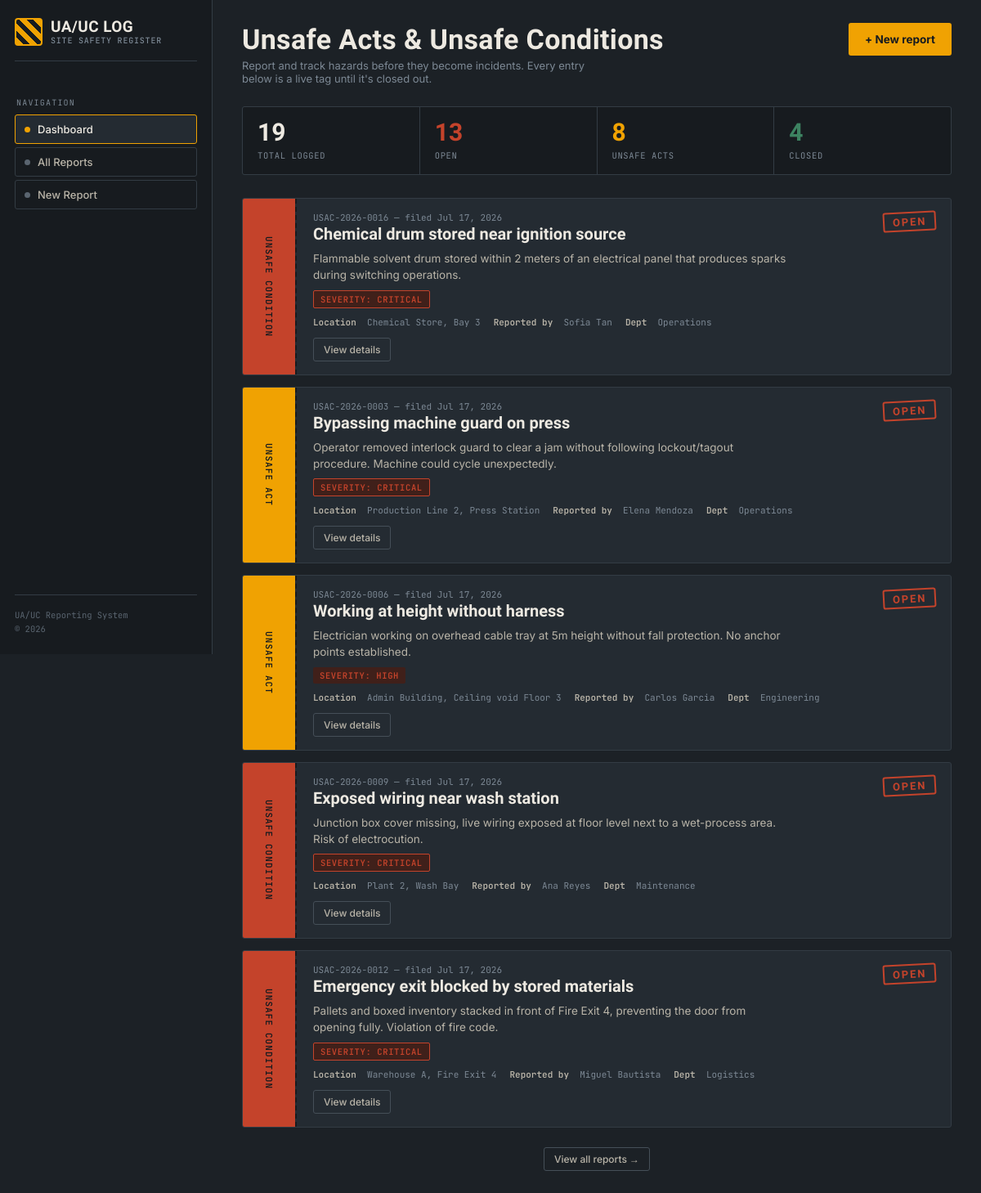
The page / (signed in) on the database its author committed.
### app.py (models this page shows, shortened)
class Report(db.Model):
    __tablename__ = "reports"
    id = db.Column(db.Integer, primary_key=True)
    report_number = db.Column(db.String(20), unique=True, nullable=False)
    report_type = db.Column(db.String(20), nullable=False)
    title = db.Column(db.String(200), nullable=False)
    description = db.Column(db.Text, nullable=False)
    category = db.Column(db.String(100), nullable=False)
    severity = db.Column(db.String(20), nullable=False)
    status = db.Column(db.String(30), nullable=False, default="Open")
    department = db.Column(db.String(50), nullable=False)
    location = db.Column(db.String(200), nullable=False)
    date_observed = db.Column(db.Date, nullable=False)
    reported_by = db.Column(db.String(100), nullable=False)
    contact_email = db.Column(db.String(120), nullable=True)
    immediate_action = db.Column(db.Text, nullable=True)
    root_cause = db.Column(db.Text, nullable=True)
    corrective_action = db.Column(db.Text, nullable=True)
    assigned_to = db.Column(db.String(100), nullable=True)
    reassignment_count = db.Column(db.Integer, nullable=False, default=0)
    photo_filename = db.Column(db.String(200), nullable=True)
    user_id = db.Column(db.Integer, db.ForeignKey("users.id"), nullable=True)
    created_at = db.Column(db.DateTime, default=datetime.utcnow)
    updated_at = db.Column(db.DateTime, default=datetime.utcnow, onupdate=datetime.utcnow)

### app.py (the view)
@app.route("/")
def index():
    total_reports = Report.query.count()
    unsafe_acts = Report.query.filter_by(report_type="Unsafe Act").count()
    unsafe_conditions = Report.query.filter_by(report_type="Unsafe Condition").count()
    open_reports = Report.query.filter(Report.status.in_(["Open", "Under Investigation", "Corrective Action In Progress"])).count()
    closed_reports = Report.query.filter_by(status="Closed").count()
    critical_reports = Report.query.filter_by(severity="Critical").filter(
        Report.status.in_(["Open", "Under Investigation", "Corrective Action In Progress"])
    ).count()
    recent_reports = Report.query.order_by(Report.created_at.desc()).limit(5).all()
    severity_counts = {}
    for s in SEVERITY_LEVELS:
        severity_counts[s] = Report.query.filter_by(severity=s).count()
    dept_counts = {}
    for d in DEPARTMENTS:
        c = Report.query.filter_by(department=d).count()
        if c > 0:
            dept_counts[d] = c
    monthly_data = {}
    for i in range(5, -1, -1):
        month_date = datetime.now().replace(day=1)
        for _ in range(i):
            if month_date.month == 1:
                month_date = month_date.replace(year=month_date.year - 1, month=12)
            else:
                month_date = month_date.replace(month=month_date.month - 1)
        key = month_date.strftime("%b %Y")
        monthly_data[key] = Report.query.filter(
            db.extract("year", Report.created_at) == month_date.year,
            db.extract("month", Report.created_at) == month_date.month
        ).count()
    return render_template("index.html",
        total_reports=total_reports,
        unsafe_acts=unsafe_acts,
        unsafe_conditions=unsafe_conditions,
        open_reports=open_reports,
        closed_reports=closed_reports,
        critical_reports=critical_reports,
        recent_reports=recent_reports,
        severity_counts=severity_counts,
        dept_counts=dept_counts,
        monthly_data=monthly_data
    )

### app.py (called while the page is built)
def get_current_user():
    if "user_id" in session:
        return db.session.get(User, session["user_id"])
    return None

@app.context_processor
def inject_globals():
    return {
        "current_year": datetime.now().year,
        "categories_act": CATEGORIES_ACT,
        "categories_condition": CATEGORIES_CONDITION,
        "current_user": get_current_user(),
        "ROLES": ROLES,
        "DESIGNATIONS": DESIGNATIONS,
    }

    @property
    def is_admin(self):
        return self.role == "admin"

    @property
    def can_manage_users(self):
        return self.role in ("admin", "safety_officer")

### templates/index.html (shortened to what this page needs)
{% extends "base.html" %}
{% block content %}
<div class="topbar">
  <div>
    <div class="page-title">Unsafe Acts &amp; Unsafe Conditions</div>
    <div class="page-sub">Report and track hazards before they become incidents. Every entry below is a live tag until it's closed out.</div>
  </div>
  <a href="{{ url_for('new_report') }}" class="btn-primary">&#43; New report</a>
</div>
<div class="stat-strip">
  <div class="stat"><div class="stat-num">{{ total_reports }}</div><div class="stat-label">Total logged</div></div>
  <div class="stat"><div class="stat-num red">{{ open_reports }}</div><div class="stat-label">Open</div></div>
  <div class="stat"><div class="stat-num amber">{{ unsafe_acts }}</div><div class="stat-label">Unsafe Acts</div></div>
  <div class="stat"><div class="stat-num green">{{ closed_reports }}</div><div class="stat-label">Closed</div></div>
</div>
<div class="ledger">
  {% if recent_reports %}
    {% for r in recent_reports %}
    <div class="tag">
      <div class="tag-spine {{ 'act' if r.report_type == 'Unsafe Act' else 'cond' }}">{{ r.report_type }}</div>
      <div class="tag-body">
        <div class="tag-toprow">
          <div>
            <div class="tag-id">{{ r.report_number }} &mdash; filed {{ r.date_observed.strftime('%b %d, %Y') }}</div>
            <div class="tag-title">{{ r.title }}</div>
          </div>
          <div class="status-stamp
            {% if r.status == 'Open' %}status-open
            {% elif r.status == 'Closed' %}status-closed
            {% else %}status-progress{% endif %}">{{ r.status }}</div>
        </div>
        <div class="tag-desc">{{ r.description[:160] }}{% if r.description|length > 160 %}&hellip;{% endif %}</div>
        <div class="badge-row">
          <span class="sev-badge sev-{{ r.severity|lower }}">Severity: {{ r.severity }}</span>
        </div>
        <div class="tag-meta">
          <span><b>Location</b> &nbsp;{{ r.location }}</span>
          <span><b>Reported by</b> &nbsp;{{ r.reported_by }}</span>
          <span><b>Dept</b> &nbsp;{{ r.department }}</span>
        </div>
        <div class="tag-actions">
          <a href="{{ url_for('view_report', report_id=r.id) }}" class="action-btn">View details</a>
        </div>
      </div>
    </div>
    {% endfor %}
    <div style="text-align:center;margin-top:10px;">
      <a href="{{ url_for('reports_list') }}" class="btn-ghost">View all reports &rarr;</a>
    </div>
  {% else %}
    <div class="empty-state">
      <b>No reports yet</b>
      Log your first hazard to get the register started.
    </div>
  {% endif %}
</div>
{% endblock %}

### rows shown on the page
Report: report_type "UNSAFE CONDITION", report_number "USAC-2026-0016", date_observed "Jul 17, 2026", title "Chemical drum stored near ignition source", status "OPEN", description "Flammable solvent drum stored within 2 meters of an electrical panel that produces sparks during switching operations.", severity "CRITICAL", location "Chemical Store, Bay 3", reported_by "Sofia Tan", department "Operations"
Report: report_type "UNSAFE ACT", report_number "USAC-2026-0003", date_observed "Jul 17, 2026", title "Bypassing machine guard on press", status "OPEN", description "Operator removed interlock guard to clear a jam without following lockout/tagout procedure. Machine could cycle unexpectedly.", severity "CRITICAL", location "Production Line 2, Press Station", reported_by "Elena Mendoza", department "Operations"
Report: report_type "UNSAFE ACT", report_number "USAC-2026-0006", date_observed "Jul 17, 2026", title "Working at height without harness", status "OPEN", description "Electrician working on overhead cable tray at 5m height without fall protection. No anchor points established.", severity "HIGH", location "Admin Building, Ceiling void Floor 3", reported_by "Carlos Garcia", department "Engineering"
Report: report_type "UNSAFE CONDITION", report_number "USAC-2026-0009", date_observed "Jul 17, 2026", title "Exposed wiring near wash station", status "OPEN", description "Junction box cover missing, live wiring exposed at floor level next to a wet-process area. Risk of electrocution.", severity "CRITICAL", location "Plant 2, Wash Bay", reported_by "Ana Reyes", department "Maintenance"
Report: report_type "UNSAFE CONDITION", report_number "USAC-2026-0012", date_observed "Jul 17, 2026", title "Emergency exit blocked by stored materials", status "OPEN", description "Pallets and boxed inventory stacked in front of Fire Exit 4, preventing the door from opening fully. Violation of fire code.", severity "CRITICAL", location "Warehouse A, Fire Exit 4", reported_by "Miguel Bautista", department "Logistics"

### other values the page prints
{{ total_reports }} "19"
{{ open_reports }} "13"
{{ unsafe_acts }} "8"
{{ closed_reports }} "4"
